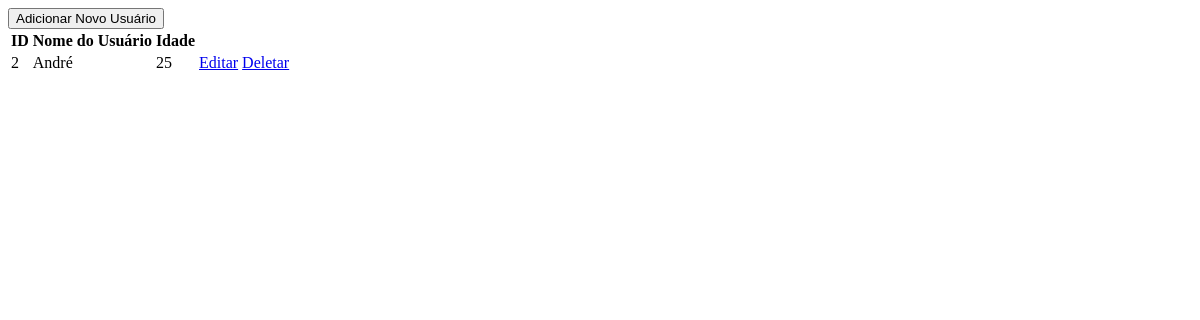
Before: / with the older database file.
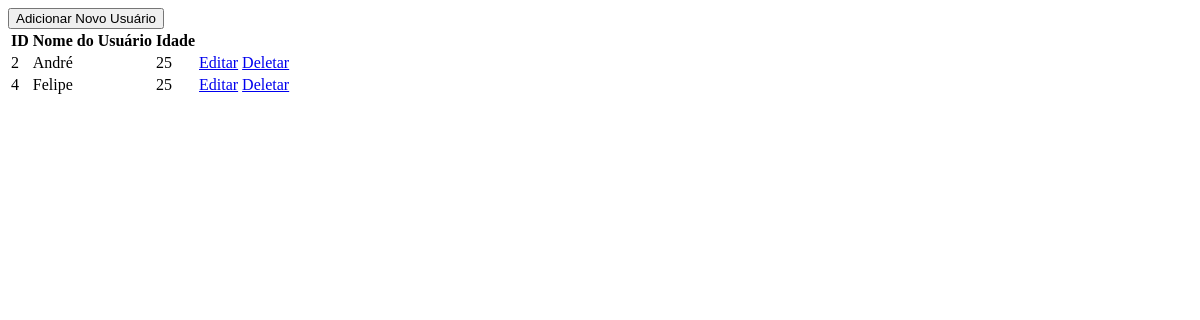
After: the same page with the newer database file.
### models/Usuario.py (models this page shows, shortened)
class Usuario(database.Model):
    id_usuario = database.Column(
        database.Integer,
        primary_key=True
    )
    nome = database.Column(
        database.String(45),
        nullable=False
    )
    idade = database.Column(
        database.Integer,
        nullable=False
    )
    def listar(self):
        query = """
            select id_usuario, nome, idade from usuario;
        """
        return execute_sql_query(query, self.__dict__)

### views/usuario.py (the view)
@app.route('/', methods=['GET'], endpoint='usuario.listar')
def listar():
    usuario = Usuario()
    success, usuarios = usuario.listar()
    if not usuarios:
        flash('Erro ao listar usuários.')
    return render_template('index.html', usuarios=usuarios)

### database.py (called while the page is built)
def execute_sql_query(query: str, parameters: dict):
    try:
        data = database.session.execute(query, parameters)
        return True, data
    except Exception as exception:
        return False, []

### templates/index.html (shortened to what this page needs)
<!DOCTYPE html>
<html lang="pt-br">
    <head>
    </head>
    <body>
        <button onclick="location.href='{{ url_for('usuario.inserir') }}'">Adicionar Novo Usuário</button>
        {% if usuarios %}
            <table>
                <tr>
                    <th>ID</th>
                    <th>Nome do Usuário</th>
                    <th>Idade</th>
                </tr>
                {% for usuario in usuarios %}
                    <tr>
                        <td> {{ usuario.id_usuario }} </td>
                        <td> {{ usuario.nome }} </td>
                        <td> {{ usuario.idade }} </td>
                        <td><a href="{{ url_for('usuario.editar', id_usuario=usuario.id_usuario) }}">Editar</a></td>
                        <td><a href="{{ url_for('usuario.deletar', id_usuario=usuario.id_usuario) }}">Deletar</a></td>
                    </tr>
                {% endfor %}
            </table>
        {% else %}
            <p> Nenhum usuário cadastrado </p>
        {% endif %}
    </body>
</html>

Changed rows visible on the page:
added Usuario: id_usuario "4", nome "Felipe", idade "25"
